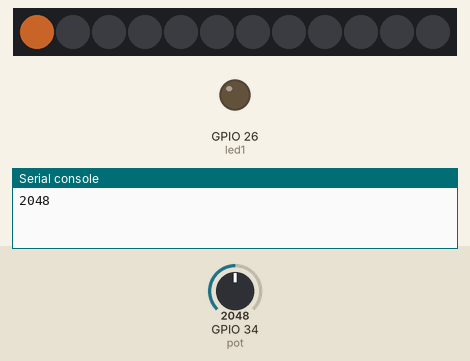
Recording of a program running on a simulated ESP32 board running MicroPython. On the bench: 12 RGB LEDs in strip order, left to right, output pins drawn as LEDs (lit = HIGH), the last lines printed to the serial console. The inputs (shaded band) are chosen by the test bench; at power-on: GPIO 34 (pot) = 2048 (analog values on the 0–4095 scale). Dim RGB values are drawn brighter than linear.

Above: at 0.05 s.
At 0.76 s:
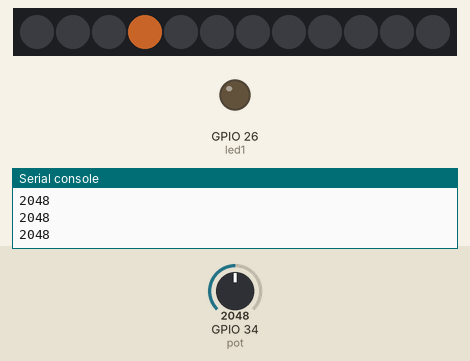
3.6 s: GPIO 34 (pot) set to 491
At 4.56 s:
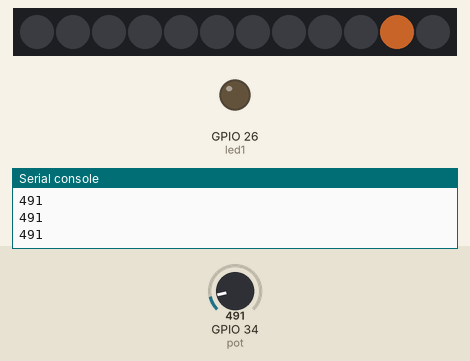

The program:

Oevelse_4.4.3.py
```python
# Del 3 - Prøv de andre ADC.WIDTH_ værdier 9BIT 10BIT og 11BIT og kør skriv kommentarer i koden hvor der foklares hvad de gør.
# se documentation under sektionen ADC og undersektionen ADC.width(width)

from machine import Pin, ADC
from time import sleep, sleep_ms
from neopixel import NeoPixel

# Initialiseret ADC Objekt på Pin 34
pot=ADC(Pin(34,Pin.IN),atten=3)
pot.atten(ADC.ATTN_11DB)
pot.width(ADC.WIDTH_12BIT)
led1=Pin(26,Pin.OUT,value=0)

n = 12 # number of pixels in the Neopixel ring
p = 12 # pin attached to Neopixel ring
np = NeoPixel(Pin(p, Pin.OUT), n) # create NeoPixel instance

def pot_np(pot_input): # Definer den funktion som skal benyttes
    for i in range(n): # Få en relativ OK-værdi til
        np[i]=(100,50,20) # Den farve der skal vises i LED
        np.write() # Aktiver Få LED'en til at lyse
        print(pot.read())
        sleep(0.1) # Hvor længe LED'en lyser
        np[i]=(0,0,0) # "Den farve" - (0,0,0) er slukket.
        np.write() # "Tænd" det slukkede lys
        sleep(pot.read()/15000) # Hvor lang tid der går mellem hver LED

# pot_np(pot.read()) # Nu kører funktionen én gang.

while True:
    pot_np(pot.read())
# Indsæt i while True-løkke for at få den til at fortsætte.
```
